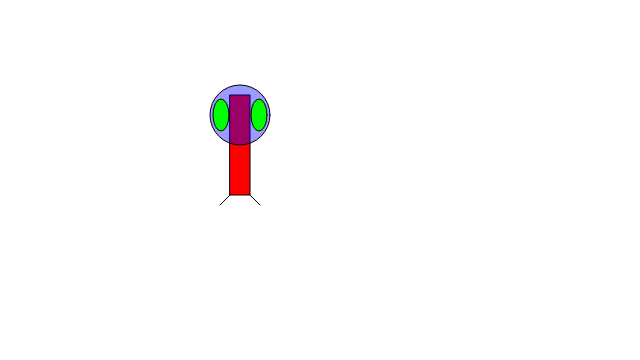
Frame 1 (no input)
Frame 60 (no input): identical to frame 1, image omitted
Frame 120 (the mouse pressed at the canvas centre since frame 60): identical to frame 1, image omitted

The p5.js sketch that drew this single still picture (run headless with seeded random() and noise() and a simulated clock; from frame 60 on, the mouse is pressed at the canvas centre):

// p5.js sketch
// ── sketch.js
function setup() {
    createCanvas(640, 360);
}

function draw() {
    //rummand
    background(255);
    ellipseMode(CENTER);
    rectMode(CENTER);

    //krop - rød
    fill(255, 0, 0);
    rect(240, 145, 20, 100);

    //hoved
    fill(0, 0, 255, 100);
    ellipse(240,115,60,60);

    //øjne - grønne
    fill(0, 255, 0);
    ellipse(221, 115, 16, 32);
    ellipse(259, 115, 16, 32);

    //ben
    line(230, 195, 220, 205);
    line(250, 195, 260, 205);
}
